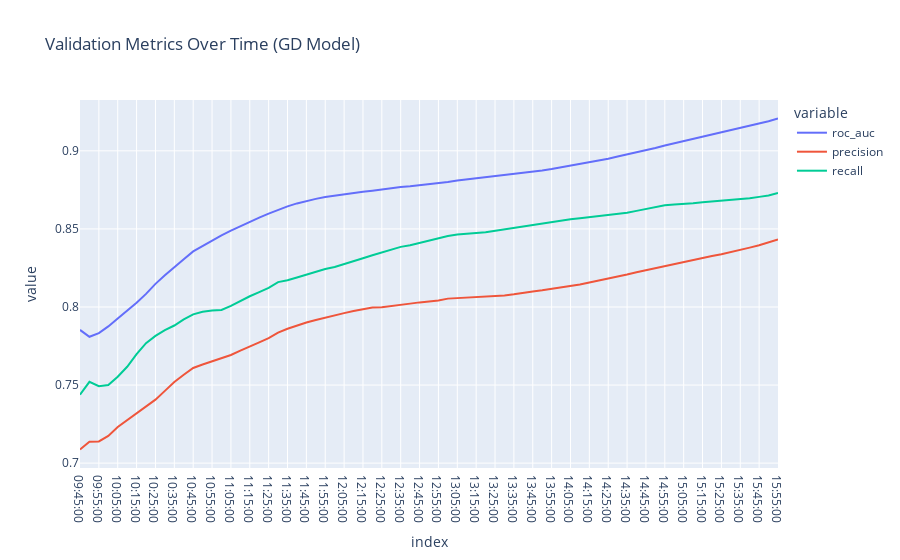

The code cell stored with this chart in its notebook:
### Code cell
import datetime
import plotly.express as px

time_range = [datetime.time(hour, minute) for hour in range(9, 16) for minute in range(0, 60, 5)]
time_range = [x for x in time_range if x >= datetime.time(9,45)]
df_val = pd.DataFrame()
for t in time_range:
    X_val = X_test.loc[X_test['time'] <= t].copy()
    y_val = y_test.loc[X_val.index, 'green_day'].copy()

    y_pred_val = pipeline_gd.predict_proba(X_val)[:,-1]

    df_val.loc[t, [
        'roc_auc',
        'precision',
        'recall'
    ]] =  roc_auc_score(y_val, y_pred_val), precision_score(y_val, y_pred_val > 0.5), recall_score(y_val, y_pred_val > 0.5)


fig = px.line(df_val, title='Validation Metrics Over Time (GD Model)')
fig.show()
